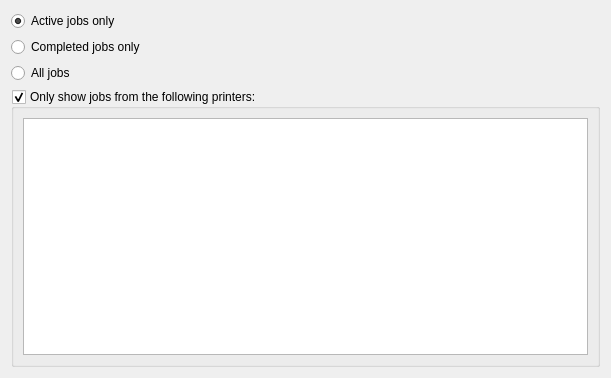
<?xml version="1.0" encoding="UTF-8"?>
<ui version="4.0">
 <class>printmanagerConfig</class>
 <widget class="QWidget" name="printmanagerConfig">
  <property name="geometry">
   <rect>
    <x>0</x>
    <y>0</y>
    <width>611</width>
    <height>378</height>
   </rect>
  </property>
  <layout class="QGridLayout" name="gridLayout">
   <item row="3" column="0">
    <widget class="QGroupBox" name="kcfg_filterPrinters">
     <property name="title">
      <string>Only show jobs from the following printers:</string>
     </property>
     <property name="checkable">
      <bool>true</bool>
     </property>
     <layout class="QGridLayout" name="gridLayout_2">
      <item row="0" column="0">
       <widget class="ClassListWidget" name="kcfg_selectedPrinters"/>
      </item>
     </layout>
    </widget>
   </item>
   <item row="2" column="0">
    <widget class="QRadioButton" name="kcfg_allJobs">
     <property name="text">
      <string>All jobs</string>
     </property>
    </widget>
   </item>
   <item row="1" column="0">
    <widget class="QRadioButton" name="kcfg_completedJobs">
     <property name="text">
      <string>Completed jobs only</string>
     </property>
    </widget>
   </item>
   <item row="0" column="0">
    <widget class="QRadioButton" name="kcfg_activeJobs">
     <property name="text">
      <string>Active jobs only</string>
     </property>
     <property name="checked">
      <bool>true</bool>
     </property>
    </widget>
   </item>
  </layout>
 </widget>
 <customwidgets>
  <customwidget>
   <class>ClassListWidget</class>
   <extends>QListView</extends>
   <header location="global">ClassListWidget.h</header>
  </customwidget>
 </customwidgets>
 <resources/>
 <connections/>
</ui>
